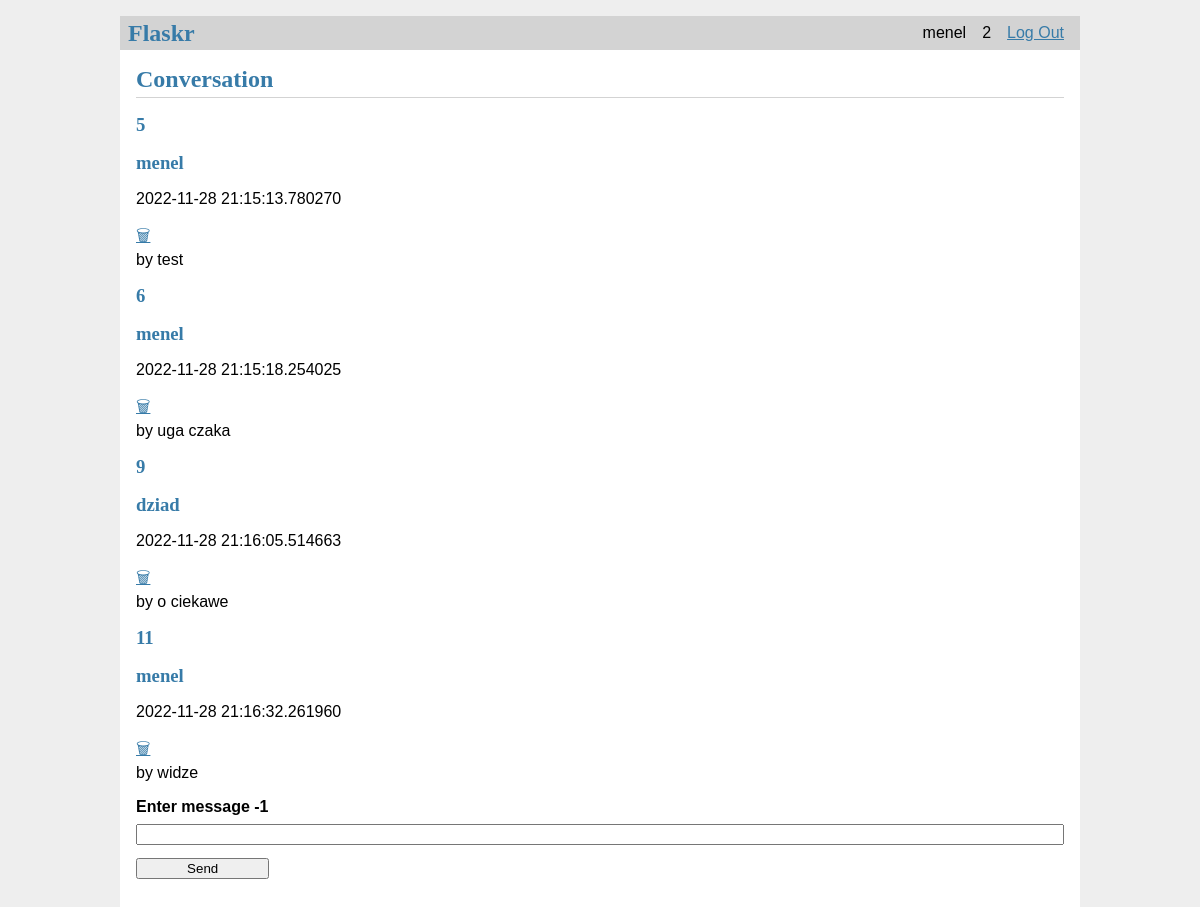
Page /conv/1 (signed in) on the committed database.
### tables this page shows
CREATE TABLE user (
    id INTEGER PRIMARY KEY AUTOINCREMENT,
    nickname TEXT UNIQUE NOT NULL,
    username TEXT UNIQUE NOT NULL,
    password TEXT NOT NULL
);

CREATE TABLE message (
    id INTEGER PRIMARY KEY AUTOINCREMENT,
    author TEXT NOT NULL,
    value TEXT NOT NULL,
    date DATETIME NOT NULL,
    conv INTEGER
);

### chat/conv.py (the view)
@bp.route('/conv/<id>', methods=('GET', 'POST'))
@login_required
def conversation(id):
    db = get_db()
    messages = []
    try:
        messages = db.execute(
            f'SELECT * FROM message WHERE conv = {id}'
        ).fetchall()
    except Exception:
        pass
    user = -1
    uid = g.user['id']
    try:
        item = messages[-1]
        t = item['cuser']
        if item['cuser'] == uid:
            t = item['suser']
        user = db.execute(
                f'SELECT nickname FROM user WHERE id = {t}'
        ).fetchall()
        user = user[0]['nickname']
    except Exception:
        pass
    try:
        if request.method == 'POST':
            message = request.form['message']
            db = get_db()
            error = None
            db.execute(
                f'INSERT INTO message (author, value, date, conv) VALUES ( "{g.user["nickname"]}", "{message}", "{datetime.now()}", {id})'
            )
            db.commit()
            print(id, g.user["nickname"])
            return redirect(url_for('conv.conversation', id=id))
    except EOFError as e:
        print(e)
        pass
    return render_template('chat/conversation.html', messages = messages, user=user, conv=id)

### chat/auth.py (called while the page is built)
@bp.before_app_request
def load_logged_in_user():
    user_id = session.get('user_id')
    if user_id is None:
        g.user = None
    else:
        g.user = get_db().execute(
            'SELECT * FROM user WHERE id = ?', (user_id,)
        ).fetchone()

def login_required(view):
    @functools.wraps(view)
    def wrapped_view(**kwargs):
        if g.user is None:
            return redirect(url_for('auth.login'))
        return view(**kwargs)
    return wrapped_view

### chat/db.py (called while the page is built)
def get_db():
    if 'db' not in g:
        g.db = sqlite3.connect(
            current_app.config['DATABASE'],
            detect_types=sqlite3.PARSE_DECLTYPES
        )
        g.db.row_factory = sqlite3.Row
    return g.db

### chat/templates/chat/conversation.html
{% extends 'base.html' %}
{% block header %}
  <h1>{% block title %}Conversation{% endblock %}</h1>
{% endblock %}
{% block content %}
  {% for msg in messages %}
    <article class="conv">
      <header>
        <div>
          <h1>{{ msg['id'] }}</h1>
          <h1>{{ msg['author'] }}</h1>
          <p>{{ msg['date'] }}</p>
          <a href="{{ url_for('conv.delete', conv=conv, id=msg['id']) }}">🗑</a>
          <div class="about">by {{ msg['value'] }}</div>
        </div>
      </header>
    </article>
  {% endfor %}
  <form method="post">
    <label for="message">Enter message {{user}}</label>
    <input name="message" id="message" value="{{ request.form['message'] }}" required>
    <input type="submit" value="Send">
  </form>
{% endblock %}

### chat/templates/base.html (shortened to what this page needs)
<!doctype html>
<link rel="stylesheet" href="{{ url_for('static', filename='style.css') }}">
<nav>
  <h1>Flaskr</h1>
  <ul>
    {% if g.user %}
      <li><span>{{ g.user['username'] }}</span>
      <li><span>{{ g.user['id'] }}</span>
      <li><a href="{{ url_for('auth.logout') }}">Log Out</a>
    {% else %}
      <li><a href="{{ url_for('auth.register') }}">Register</a>
      <li><a href="{{ url_for('auth.login') }}">Log In</a>
    {% endif %}
  </ul>
</nav>
<section class="content">
  <header>
    {% block header %}{% endblock %}
  </header>
  {% block content %}{% endblock %}
</section>

### chat/static/style.css (style rules this page uses)
h1 { font-family: serif; color: #377ba8; margin: 1rem 0; }
a { color: #377ba8; }
nav { background: lightgray; display: flex; align-items: center; padding: 0 0.5rem; }
nav h1 { flex: auto; margin: 0; }
nav ul { display: flex; list-style: none; margin: 0; padding: 0; }
nav ul li a, nav ul li span, header .action { display: block; padding: 0.5rem; }
.content { padding: 0 1rem 1rem; }
.content > header { border-bottom: 1px solid lightgray; display: flex; align-items: flex-end; }
.content > header h1 { flex: auto; margin: 1rem 0 0.25rem 0; }
.content:last-child { margin-bottom: 0; }
.content form { margin: 1em 0; display: flex; flex-direction: column; }
.content label { font-weight: bold; margin-bottom: 0.5em; }
.content input, .content textarea { margin-bottom: 1em; }
input[type=submit] { align-self: start; min-width: 10em; }

### rows in the picture
user: user.username "menel", user.id "2"
message: id "5", author "menel", date "2022-11-28 21:15:13.780270", value "test"
message: id "6", author "menel", date "2022-11-28 21:15:18.254025", value "uga czaka"
message: id "9", author "dziad", date "2022-11-28 21:16:05.514663", value "o ciekawe"
message: id "11", author "menel", date "2022-11-28 21:16:32.261960", value "widze"

### other values in the picture
{{ user }} "-1"
